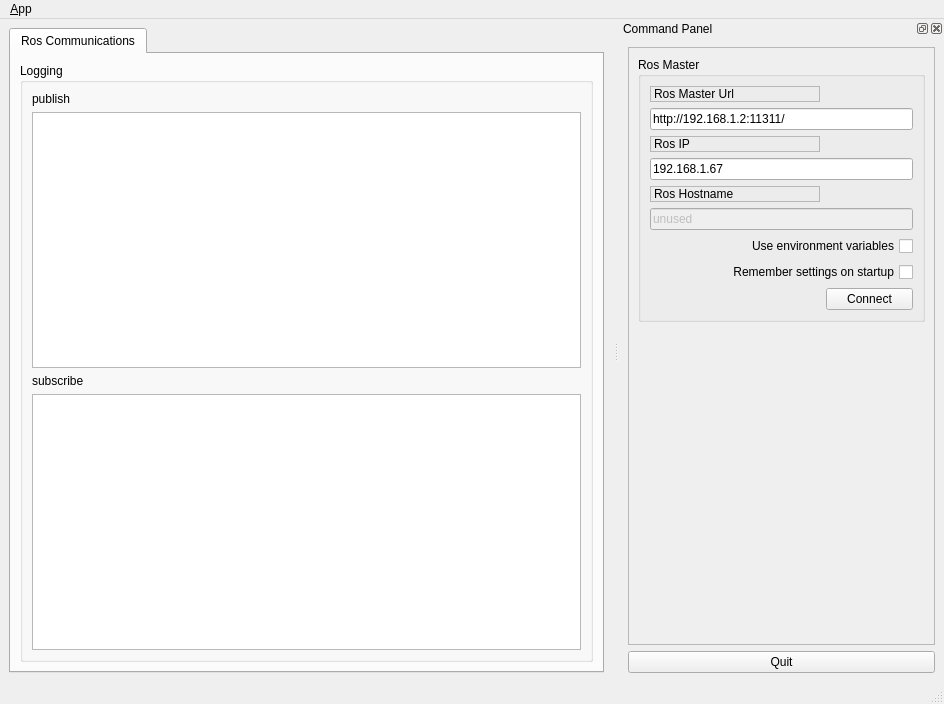
<?xml version="1.0" encoding="UTF-8"?>
<ui version="4.0">
 <class>MainWindowDesign</class>
 <widget class="QMainWindow" name="MainWindowDesign">
  <property name="geometry">
   <rect>
    <x>0</x>
    <y>0</y>
    <width>944</width>
    <height>704</height>
   </rect>
  </property>
  <property name="windowTitle">
   <string>QRosApp</string>
  </property>
  <property name="windowIcon">
   <iconset resource="../resources/images.qrc">
    <normaloff>:/images/icon.png</normaloff>:/images/icon.png</iconset>
  </property>
  <property name="locale">
   <locale language="English" country="Australia"/>
  </property>
  <widget class="QWidget" name="centralwidget">
   <layout class="QHBoxLayout">
    <item>
     <widget class="QTabWidget" name="tab_manager">
      <property name="minimumSize">
       <size>
        <width>100</width>
        <height>0</height>
       </size>
      </property>
      <property name="locale">
       <locale language="English" country="Australia"/>
      </property>
      <property name="currentIndex">
       <number>0</number>
      </property>
      <widget class="QWidget" name="tab_status">
       <attribute name="title">
        <string>Ros Communications</string>
       </attribute>
       <layout class="QVBoxLayout" name="verticalLayout_2">
        <item>
         <widget class="QGroupBox" name="groupBox_12">
          <property name="sizePolicy">
           <sizepolicy hsizetype="MinimumExpanding" vsizetype="Preferred">
            <horstretch>0</horstretch>
            <verstretch>0</verstretch>
           </sizepolicy>
          </property>
          <property name="title">
           <string>Logging</string>
          </property>
          <layout class="QGridLayout" name="gridLayout_3">
           <item row="1" column="0">
            <widget class="QListView" name="view_logging"/>
           </item>
           <item row="0" column="0">
            <widget class="QLabel" name="publish">
             <property name="text">
              <string>publish</string>
             </property>
            </widget>
           </item>
           <item row="3" column="0">
            <widget class="QListView" name="view_logging_sub"/>
           </item>
           <item row="2" column="0">
            <widget class="QLabel" name="subscribe">
             <property name="text">
              <string>subscribe</string>
             </property>
            </widget>
           </item>
          </layout>
         </widget>
        </item>
       </layout>
      </widget>
     </widget>
    </item>
   </layout>
  </widget>
  <widget class="QMenuBar" name="menubar">
   <property name="geometry">
    <rect>
     <x>0</x>
     <y>0</y>
     <width>944</width>
     <height>19</height>
    </rect>
   </property>
   <widget class="QMenu" name="menu_File">
    <property name="title">
     <string>&amp;App</string>
    </property>
    <addaction name="action_Preferences"/>
    <addaction name="separator"/>
    <addaction name="actionAbout"/>
    <addaction name="actionAbout_Qt"/>
    <addaction name="separator"/>
    <addaction name="action_Quit"/>
   </widget>
   <addaction name="menu_File"/>
  </widget>
  <widget class="QStatusBar" name="statusbar"/>
  <widget class="QDockWidget" name="dock_status">
   <property name="sizePolicy">
    <sizepolicy hsizetype="Minimum" vsizetype="Preferred">
     <horstretch>0</horstretch>
     <verstretch>0</verstretch>
    </sizepolicy>
   </property>
   <property name="minimumSize">
    <size>
     <width>325</width>
     <height>368</height>
    </size>
   </property>
   <property name="allowedAreas">
    <set>Qt::RightDockWidgetArea</set>
   </property>
   <property name="windowTitle">
    <string>Command Panel</string>
   </property>
   <attribute name="dockWidgetArea">
    <number>2</number>
   </attribute>
   <widget class="QWidget" name="dockWidgetContents_2">
    <layout class="QVBoxLayout" name="verticalLayout">
     <item>
      <widget class="QFrame" name="frame">
       <property name="sizePolicy">
        <sizepolicy hsizetype="Minimum" vsizetype="Preferred">
         <horstretch>0</horstretch>
         <verstretch>0</verstretch>
        </sizepolicy>
       </property>
       <property name="frameShape">
        <enum>QFrame::StyledPanel</enum>
       </property>
       <property name="frameShadow">
        <enum>QFrame::Raised</enum>
       </property>
       <layout class="QVBoxLayout" name="verticalLayout_3">
        <item>
         <widget class="QGroupBox" name="groupBox">
          <property name="title">
           <string>Ros Master</string>
          </property>
          <layout class="QGridLayout" name="gridLayout">
           <item row="0" column="0">
            <widget class="QLabel" name="label">
             <property name="frameShape">
              <enum>QFrame::StyledPanel</enum>
             </property>
             <property name="frameShadow">
              <enum>QFrame::Raised</enum>
             </property>
             <property name="text">
              <string>Ros Master Url</string>
             </property>
            </widget>
           </item>
           <item row="1" column="0" colspan="2">
            <widget class="QLineEdit" name="line_edit_master">
             <property name="text">
              <string>http://192.168.1.2:11311/</string>
             </property>
            </widget>
           </item>
           <item row="2" column="0">
            <widget class="QLabel" name="label_2">
             <property name="frameShape">
              <enum>QFrame::StyledPanel</enum>
             </property>
             <property name="frameShadow">
              <enum>QFrame::Raised</enum>
             </property>
             <property name="text">
              <string>Ros IP</string>
             </property>
            </widget>
           </item>
           <item row="3" column="0" colspan="2">
            <widget class="QLineEdit" name="line_edit_host">
             <property name="text">
              <string>192.168.1.67</string>
             </property>
            </widget>
           </item>
           <item row="4" column="0">
            <widget class="QLabel" name="label_3">
             <property name="frameShape">
              <enum>QFrame::StyledPanel</enum>
             </property>
             <property name="frameShadow">
              <enum>QFrame::Raised</enum>
             </property>
             <property name="text">
              <string>Ros Hostname</string>
             </property>
            </widget>
           </item>
           <item row="5" column="0" colspan="2">
            <widget class="QLineEdit" name="line_edit_topic">
             <property name="enabled">
              <bool>false</bool>
             </property>
             <property name="text">
              <string>unused</string>
             </property>
            </widget>
           </item>
           <item row="6" column="0" colspan="2">
            <widget class="QCheckBox" name="checkbox_use_environment">
             <property name="layoutDirection">
              <enum>Qt::RightToLeft</enum>
             </property>
             <property name="text">
              <string>Use environment variables</string>
             </property>
            </widget>
           </item>
           <item row="7" column="0" colspan="2">
            <widget class="QCheckBox" name="checkbox_remember_settings">
             <property name="layoutDirection">
              <enum>Qt::RightToLeft</enum>
             </property>
             <property name="text">
              <string>Remember settings on startup</string>
             </property>
            </widget>
           </item>
           <item row="8" column="0">
            <spacer name="horizontalSpacer">
             <property name="orientation">
              <enum>Qt::Horizontal</enum>
             </property>
             <property name="sizeHint" stdset="0">
              <size>
               <width>170</width>
               <height>21</height>
              </size>
             </property>
            </spacer>
           </item>
           <item row="8" column="1">
            <widget class="QPushButton" name="button_connect">
             <property name="enabled">
              <bool>true</bool>
             </property>
             <property name="sizePolicy">
              <sizepolicy hsizetype="MinimumExpanding" vsizetype="Fixed">
               <horstretch>0</horstretch>
               <verstretch>0</verstretch>
              </sizepolicy>
             </property>
             <property name="toolTip">
              <string>Set the target to the current joint trajectory state.</string>
             </property>
             <property name="statusTip">
              <string>Clear all waypoints and set the target to the current joint trajectory state.</string>
             </property>
             <property name="text">
              <string>Connect</string>
             </property>
            </widget>
           </item>
          </layout>
         </widget>
        </item>
        <item>
         <spacer name="verticalSpacer_3">
          <property name="orientation">
           <enum>Qt::Vertical</enum>
          </property>
          <property name="sizeHint" stdset="0">
           <size>
            <width>20</width>
            <height>233</height>
           </size>
          </property>
         </spacer>
        </item>
       </layout>
      </widget>
     </item>
     <item>
      <widget class="QPushButton" name="quit_button">
       <property name="sizePolicy">
        <sizepolicy hsizetype="MinimumExpanding" vsizetype="Fixed">
         <horstretch>0</horstretch>
         <verstretch>0</verstretch>
        </sizepolicy>
       </property>
       <property name="text">
        <string>Quit</string>
       </property>
      </widget>
     </item>
    </layout>
   </widget>
  </widget>
  <action name="action_Quit">
   <property name="text">
    <string>&amp;Quit</string>
   </property>
   <property name="shortcut">
    <string>Ctrl+Q</string>
   </property>
   <property name="shortcutContext">
    <enum>Qt::ApplicationShortcut</enum>
   </property>
  </action>
  <action name="action_Preferences">
   <property name="text">
    <string>&amp;Preferences</string>
   </property>
  </action>
  <action name="actionAbout">
   <property name="text">
    <string>&amp;About</string>
   </property>
  </action>
  <action name="actionAbout_Qt">
   <property name="text">
    <string>About &amp;Qt</string>
   </property>
  </action>
 </widget>
 <resources>
  <include location="../resources/images.qrc"/>
 </resources>
 <connections>
  <connection>
   <sender>action_Quit</sender>
   <signal>triggered()</signal>
   <receiver>MainWindowDesign</receiver>
   <slot>close()</slot>
   <hints>
    <hint type="sourcelabel">
     <x>-1</x>
     <y>-1</y>
    </hint>
    <hint type="destinationlabel">
     <x>399</x>
     <y>299</y>
    </hint>
   </hints>
  </connection>
  <connection>
   <sender>quit_button</sender>
   <signal>clicked()</signal>
   <receiver>MainWindowDesign</receiver>
   <slot>close()</slot>
   <hints>
    <hint type="sourcelabel">
     <x>859</x>
     <y>552</y>
    </hint>
    <hint type="destinationlabel">
     <x>469</x>
     <y>299</y>
    </hint>
   </hints>
  </connection>
 </connections>
</ui>
